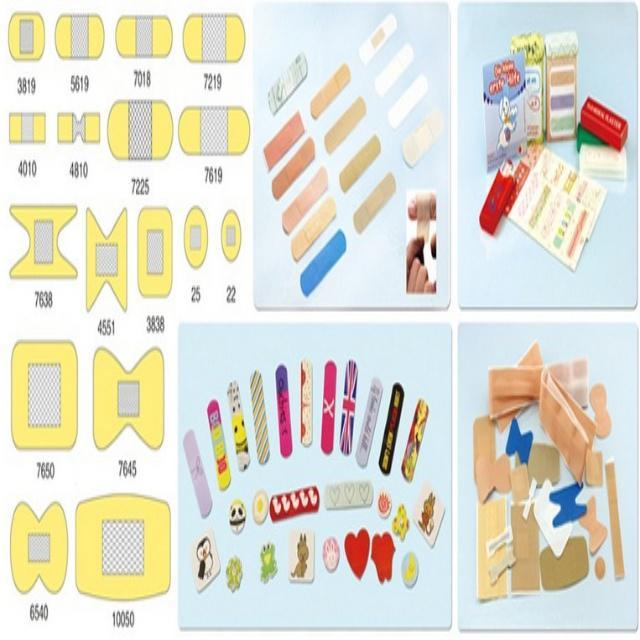
#> input picture eff_dataset/test/hazardous/Hazardous_00347_jpg.rf.9616a6625270c303796bd0725d7b2f58.jpg, 640 x 640 px; its folder holds only this picture in this run
$ python lables.py
#> lines starting #> are read from the running program, lines starting #| are printed output that depends on the picture; after the words box and inside, x2 and y2 are one past the last pixel; in counts of white or black regions, pixels touching at a corner belong together
import os
import cv2
import argparse
import logging
from pathlib import Path

# Setup logging
logging.basicConfig(
    filename="label_generation.log",
    filemode="w",
    format="%(asctime)s - %(levelname)s - %(message)s",
    level=logging.INFO
)

# Map class names to IDs (MUST match folder names)
class_map = {
    "hazardous": 0,
    "organic": 1,
    "recycleable": 2
}

# Supported image extensions
extensions = ["*.jpg", "*.jpeg", "*.png"]

def compute_bounding_box(image_path, debug_save_path=None):
    try:
        img = cv2.imread(str(image_path))
#> img is the input picture: shape (640, 640, 3); mean B, G, R 210.6, 223.2, 223.8
        if img is None:
            logging.warning(f"Cannot read image {image_path}")
            return None

        img_h, img_w = img.shape[:2]
#> img_h = 640; img_w = 640
        gray = cv2.cvtColor(img, cv2.COLOR_BGR2GRAY)
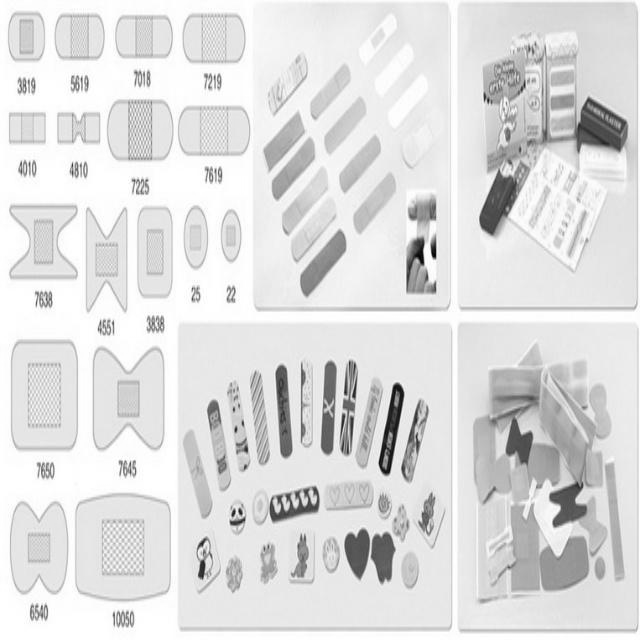
#> gray: shape (640, 640); min 1, max 255, mean 222

        # Adaptive thresholding
        thresh = cv2.adaptiveThreshold(
            gray, 255,
            cv2.ADAPTIVE_THRESH_GAUSSIAN_C,
            cv2.THRESH_BINARY_INV,
            11, 2
        )
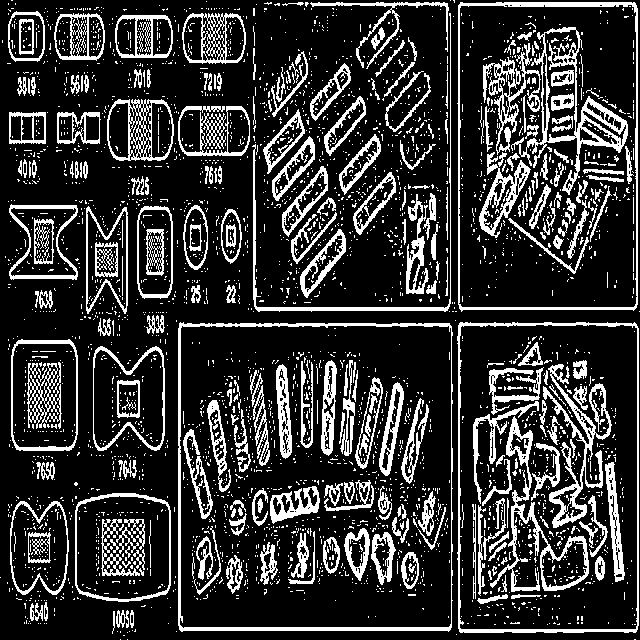
#> thresh: shape (640, 640); 20.4% white; 3406 white regions (3132 under 20 px)

        contours, _ = cv2.findContours(
            thresh, cv2.RETR_EXTERNAL, cv2.CHAIN_APPROX_SIMPLE
        )
#> contours = 1289 contours, 1213 with area under 20; largest, box (x1, y1, x2, y2) and area: (178, 322, 453, 632) 83791, (457, 322, 639, 633) 55572, (457, 2, 638, 312) 54898, (75, 493, 171, 602) 9547, (11, 339, 78, 451) 7096

        # Default fallback: full image box
        x, y, w, h = 0, 0, img_w, img_h
#> x = 0; y = 0; w = 640; h = 640
        fallback = True

        if contours:
            largest = max(contours, key=cv2.contourArea)
#> largest = contour of 131 points, box (x1, y1, x2, y2) (178, 322, 453, 632), area 83791
            area = cv2.contourArea(largest)
#> area = 83791

            if area >= 500:
                x, y, w, h = cv2.boundingRect(largest)
#> x = 178; y = 322; w = 275; h = 310
                fallback = False
            else:
                logging.warning(f"Small object in {image_path}, using full image box.")
        else:
            logging.warning(f"No object in {image_path}, using full image box.")

        # Normalize to YOLO format
        x_center = (x + w / 2) / img_w
#> x_center = 0.493
        y_center = (y + h / 2) / img_h
#> y_center = 0.745
        width = w / img_w
#> width = 0.43
        height = h / img_h
#> height = 0.484

        # Save debug image
        if debug_save_path:
            debug_img = img.copy()
            color = (0, 255, 0) if not fallback else (0, 0, 255)
            cv2.rectangle(debug_img, (x, y), (x + w, y + h), color, 2)
            cv2.imwrite(str(debug_save_path), debug_img)

        return x_center, y_center, width, height

    except Exception as e:
        logging.error(f"Error processing {image_path}: {str(e)}")
        return None


def main(root_dir, debug=False):
    root = Path(root_dir)
    debug_dir = root / "debug_preview" if debug else None

    for split in ["train", "val", "test"]:
        for cls, cls_id in class_map.items():
            img_dir = root / split / cls
            lbl_dir = root / "labels" / split
            lbl_dir.mkdir(parents=True, exist_ok=True)

            img_paths = []
            for ext in extensions:
                img_paths.extend(img_dir.rglob(ext))  # <-- FIXED

            logging.info(f"[{split}] Class '{cls}' ({cls_id}): Found {len(img_paths)} images")
            print(f"[{split}] {cls}: found {len(img_paths)} images")

            for img_path in img_paths:
                stem = img_path.stem
                lbl_path = lbl_dir / f"{stem}.txt"

                debug_save_path = None
                if debug:
                    debug_save_path = debug_dir / split / cls / f"{stem}.jpg"
                    debug_save_path.parent.mkdir(parents=True, exist_ok=True)

                bbox = compute_bounding_box(img_path, debug_save_path)
#> bbox = (0.493, 0.745, 0.43, 0.484)

                if bbox:
                    x_center, y_center, width, height = bbox
#> x_center = 0.493; y_center = 0.745; width = 0.43; height = 0.484
                    with open(lbl_path, "w") as f:
                        f.write(f"{cls_id} {x_center:.6f} {y_center:.6f} {width:.6f} {height:.6f}\n")
                else:
                    logging.warning(f"Skipped labeling {img_path.name} due to error")

    logging.info("✅ Label generation completed.")
    print("✅ Label generation completed. Check 'labels/' folder and debug_preview/ if enabled.")


if __name__ == "__main__":
    parser = argparse.ArgumentParser(description="YOLO Label Generator with Debug Mode")
    parser.add_argument("--root", type=str, default="C:/urmil/waste_dataset",
                        help="Root dataset directory")
    parser.add_argument("--debug", action="store_true",
                        help="Save debug images showing bounding boxes")

    args = parser.parse_args()
    main(args.root, args.debug)
